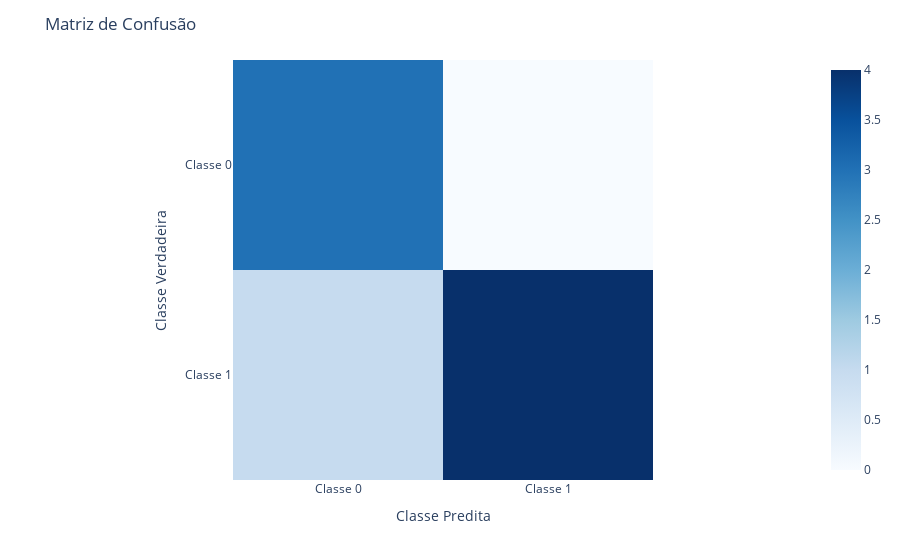

Write notebook code for a chart like this one.
### Code cell
cm = confusion_matrix(y_test, ridge_cf.predict(X_test))

fig = px.imshow(cm,
                labels=dict(x="Predicted", y="True"),
                x=['Classe 0', 'Classe 1'],
                y=['Classe 0', 'Classe 1'],
                color_continuous_scale='Blues')

fig.update_layout(title="Matriz de Confusão",
                  xaxis_title="Classe Predita",
                  yaxis_title="Classe Verdadeira")
fig.update_traces(showscale=True, colorbar=dict(title="Counts"))

fig.update_layout(font=dict(size=12))

fig.show()

### Figure 1 — Plotly figure (JSON) as saved in the notebook; plotly's stock layout.template omitted (floating-point values rounded to 4 significant figures)
{"data": [{"coloraxis": "coloraxis", "colorbar": {"title": {"text": "Counts"}}, "hovertemplate": "Predicted: %{x}<br>True: %{y}<br>color: %{z}<extra></extra>", "name": "0", "showscale": true, "type": "heatmap", "x": ["Classe 0", "Classe 1"], "xaxis": "x", "y": ["Classe 0", "Classe 1"], "yaxis": "y", "z": [[3, 0], [1, 4]]}], "layout": {"coloraxis": {"colorscale": [[0, "rgb(247,251,255)"], [0.125, "rgb(222,235,247)"], [0.25, "rgb(198,219,239)"], [0.375, "rgb(158,202,225)"], [0.5, "rgb(107,174,214)"], [0.625, "rgb(66,146,198)"], [0.75, "rgb(33,113,181)"], [0.875, "rgb(8,81,156)"], [1, "rgb(8,48,107)"]]}, "font": {"size": 12}, "margin": {"t": 60}, "title": {"text": "Matriz de Confusão"}, "xaxis": {"anchor": "y", "constrain": "domain", "domain": [0, 1], "scaleanchor": "y", "title": {"text": "Classe Predita"}}, "yaxis": {"anchor": "x", "autorange": "reversed", "constrain": "domain", "domain": [0, 1], "title": {"text": "Classe Verdadeira"}}}}
